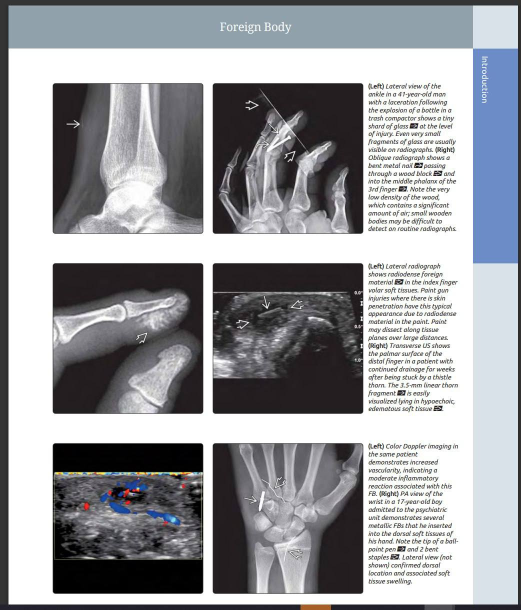
#> input picture tasks/task8/numer bio1/bio.jpg, 1042 x 1219 px, found by its file name (shown at 1/2 size)
$ python numer_bio2.py
#> lines starting #> are read from the running program, lines starting #| are printed output that depends on the picture
import cv2
import pytesseract
import numpy as np

img = cv2.imread('/home/rodion/yuliia0/aboba/tasks/task8/numer bio1/bio.jpg')
#> img is the input picture: shape (1219, 1042, 3); mean B, G, R 160.8, 157.1, 155.4
img = cv2.cvtColor(img, cv2.COLOR_BGR2GRAY)
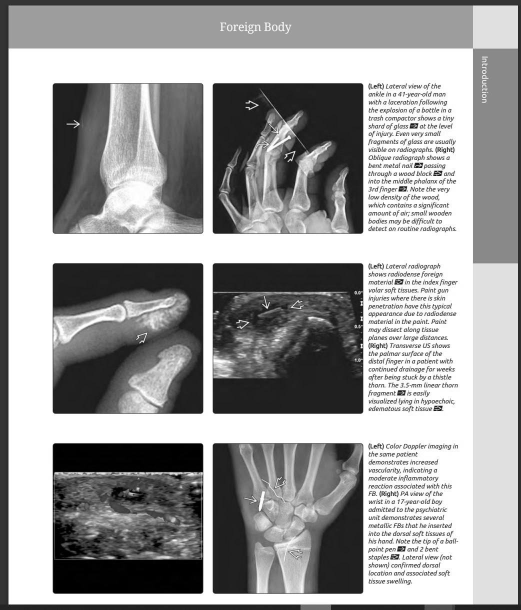
#> img: shape (1219, 1042) (shown at 1/2 size); min 0, max 255, mean 157

'''width = int(img.shape[1] * 2)
height = int(img.shape[0] * 2)
img= cv2.resize(img, (width, height) )'''

'''img=cv2.GaussianBlur(img,(3,3),0)
ker=np.array([[-1,-1,-1],[-1,9,-1],[-1,-1,-1]])
img=cv2.filter2D(img,-1,ker)'''

#> (the run stopped early here; a loop or call above may not have finished)

$ run again, with tasks/task8/numer bio1/counter6.jpg copied over tasks/task8/numer bio1/bio.jpg
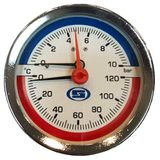
#> input picture tasks/task8/numer bio1/counter6.jpg, 160 x 160 px, found by its file name
#> img is the input picture: shape (160, 160, 3); mean B, G, R 160.2, 164.9, 176.4
#> `img = cv2.cvtColor(img, cv2.COLOR_BGR2GRAY)`:
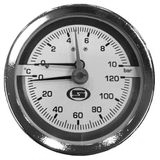
#> img: shape (160, 160); min 0, max 255, mean 167.8
